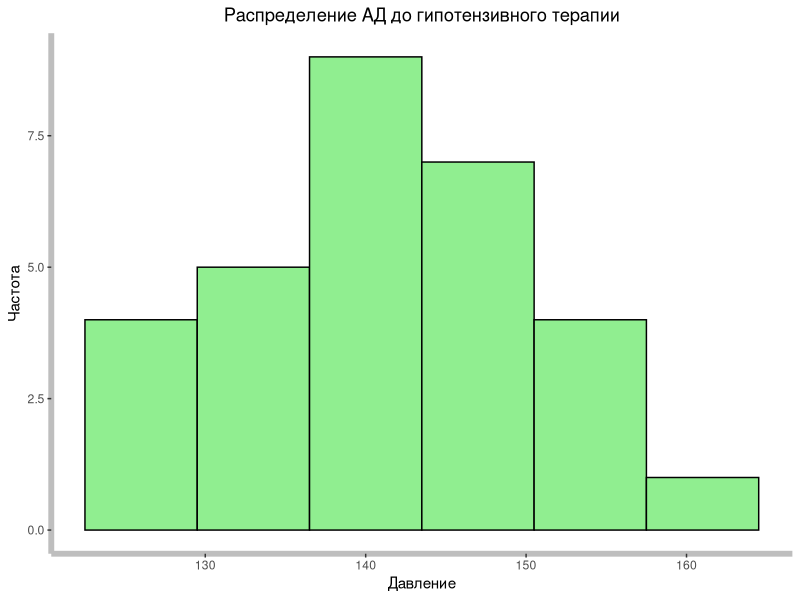
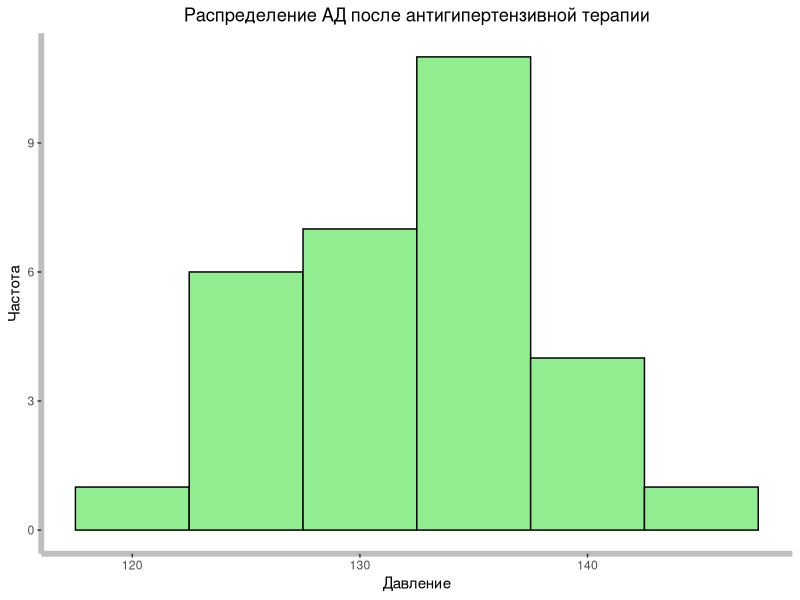
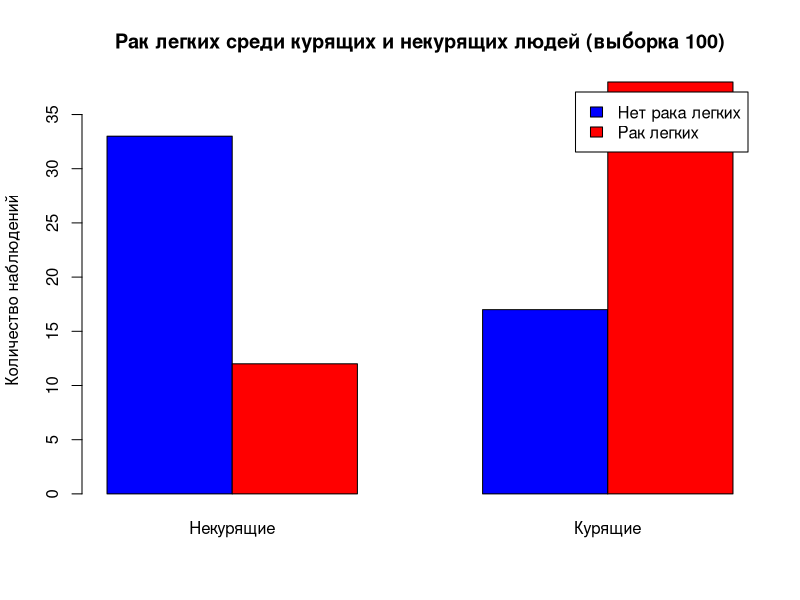
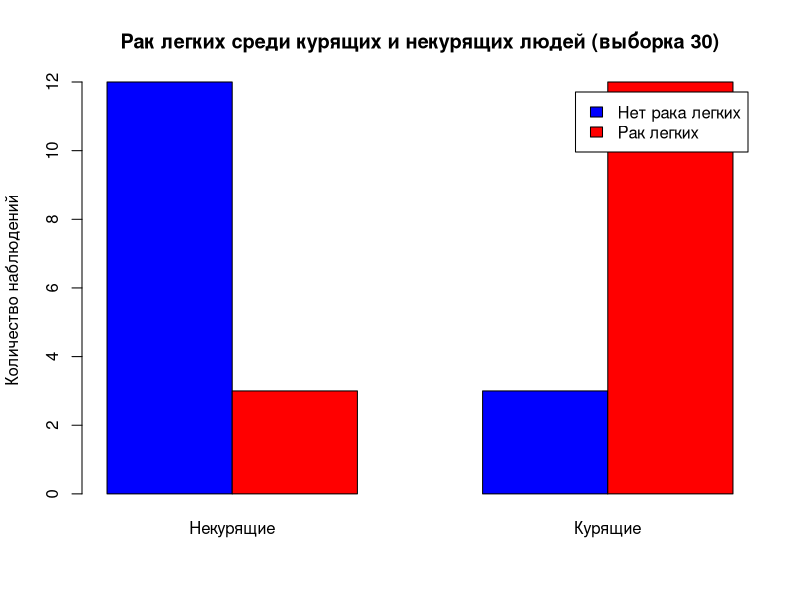

R code for these plots, in order:
## ---- chunk 1
library(tidyverse)
library(ggplot2)
## ---- chunk 2
set.seed(15)
sample_size <- 30

mean_bp_before <- 140
mean_bp_after <- 130

sd_bp_before <- 10
bp_before <- rnorm(sample_size, mean_bp_before, sd_bp_before)

sd_bp_after <- 6
bp_after <- rnorm(sample_size, mean_bp_after, sd_bp_after)

#bp_data <- data_frame(BP_BEFORE = bp_before, BP_AFTER = bp_after) deprecated!

bp_data <- tibble(BP_BEFORE = bp_before, BP_AFTER = bp_after)

print(bp_data)
## ---- chunk 3
alpha <- 0.05
## ---- chunk 4
ggplot(
  data = bp_data,
  mapping = aes(x = bp_before)
  ) +
  geom_histogram(
    binwidth = 7, 
    fill = 'lightgreen', 
    color = 'black'
    ) +
  labs(
    title = "Распределение АД до гипотензивного терапии",
    x = "Давление",
    y = "Частота"
    ) +
  theme(plot.title = element_text(hjust = 0.5), 
        panel.background = element_blank(), 
        axis.line = element_line(linewidth = 2, colour = "grey")
        )
## ---- chunk 5
ggplot(
  data = bp_data,
  mapping = aes(x = bp_after)
  ) +
  geom_histogram(
    binwidth = 5, 
    fill = 'lightgreen', 
    color = 'black'
    ) +
  labs(
    title = "Распределение АД после антигипертензивной терапии",
    x = "Давление",
    y = "Частота"
    ) +
  theme(plot.title = element_text(hjust = 0.5), 
        panel.background = element_blank(), 
        axis.line = element_line(linewidth = 2, colour = "grey")
        )
## ---- chunk 6
shapiro.test(bp_data$BP_BEFORE)
shapiro.test(bp_data$BP_AFTER)
## ---- chunk 7
t.test(bp_data$BP_BEFORE, bp_data$BP_AFTER, paired = TRUE)
## ---- chunk 8
qt(1 - alpha/2, df = 29)
## ---- chunk 9
sample_size1 <- 100
sample_size2 <- 30

sample_size <- sample_size1

smoke_data <- rep(c(1, 0), each = (sample_size / 2))

set.seed(15)
sick_smoker <- rbinom((sample_size / 2), 1, 0.8)
sick_nonsmoker <- rbinom((sample_size / 2), 1, 0.2)

cancer_data <- c(sick_smoker, sick_nonsmoker)

sample1 <- data.frame(SMOKER = smoke_data, CANCER = cancer_data)

head(sample1)
## ---- chunk 10
sample_size <- sample_size2

smoke_data <- rep(c(1, 0), each = (sample_size / 2))

set.seed(1)
sick_smoker <- rbinom((sample_size / 2), 1, 0.8)
sick_nonsmoker <- rbinom((sample_size / 2), 1, 0.2)

cancer_data <- c(sick_smoker, sick_nonsmoker)

sample2 <- data.frame(SMOKER = smoke_data, CANCER = cancer_data)

head(sample2)
## ---- chunk 11
alpha <- 0.05
## ---- chunk 12
barplot(
  table(
    sample1$SMOKER, sample1$CANCER
    ), 
  beside = TRUE, 
  col = c("blue", "red"), 
  legend = c("Нет рака легких", "Рак легких"),
  names.arg = c("Некурящие", "Курящие"), 
  main = "Рак легких среди курящих и некурящих людей (выборка 100)",
  ylab = "Количество наблюдений"
  )
## ---- chunk 13
barplot(
  table(
    sample2$SMOKER, sample2$CANCER
    ), 
  beside = TRUE, 
  col = c("blue", "red"), 
  legend = c("Нет рака легких", "Рак легких"),
  names.arg = c("Некурящие", "Курящие"), 
  main = "Рак легких среди курящих и некурящих людей (выборка 30)",
  ylab = "Количество наблюдений"
  )
